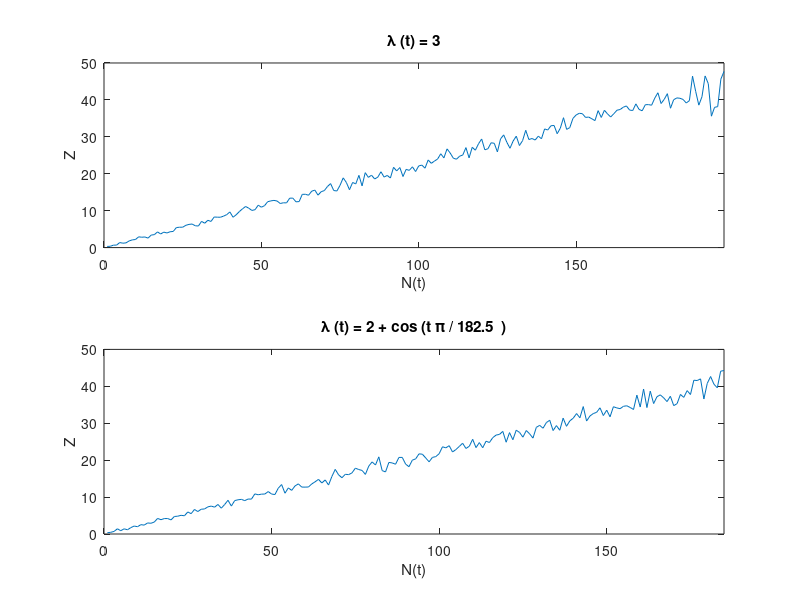

Write MATLAB code to recreate this figure.
function problem1cV2
maxDays = 59;
mu = -2;
sigma = 1;
bMax = 10;
lambda = 2 + cos(pi/182.5*[0:1:maxDays]); %inhomogenous


countingHom = zeros(1,10000);
countingInhom = zeros(1,10000);
ZHom_avg = zeros(1,10000);
ZInhom_avg = zeros(1,10000);
for b = 1:bMax
    %sample from max rate process
    lambdaMax   = max(lambda);
    NtHom       = poissrnd(lambdaMax*maxDays);
    tHom        = sort(maxDays*rand(NtHom,1)); %simulate arrival times
    
    
    %thinning, with requirement rand() < lambda(T_i)/lambdaMax, 0 < rand() < 1
    tInhom  = [];
    count   = 0;
    for i = 1:NtHom
        accRate = (2 + cos(pi/182.5*tHom(i,1)))/lambdaMax;
        if rand < accRate
            count   = count + 1;
            tInhom  = [tInhom tHom(i,1)]; %%choose (poisson-randomly) which events to keep
        end
    end
    NtInhom = count;
    
    ZHom    = zeros(1,NtHom);
    ZInhom  = zeros(1,NtInhom);
    
    for i = 1:NtHom
        for j = 1:i
            ZHom(i)     = ZHom(i)   + lognrnd(mu,sigma);
        end
        ZHom_avg(i) = ZHom_avg(i) + ZHom(i);
        countingHom(i) = countingHom(i)+1;
    end
    
    for i = 1:NtInhom
        for j = 1:i
            ZInhom(i)   = ZInhom(i) + lognrnd(mu,sigma);
        end
        ZInhom_avg(i) = ZInhom_avg(i) + ZInhom(i);
        countingInhom(i) = countingInhom(i) + 1;
    end
    
    
    
end
ZHom_avg      = transpose(nonzeros(ZHom_avg));
ZInhom_avg    = transpose(nonzeros(ZInhom_avg));
countingHom     = transpose(nonzeros(countingHom));
countingInhom   = transpose(nonzeros(countingInhom));

ZHom_avg      = ZHom_avg./countingHom;
ZInhom_avg    = ZInhom_avg./countingInhom;

close all;
figure();

subplot(2,1,1);
plot(1:length(ZHom_avg),ZHom_avg);
title('\lambda (t) = 3');
xlabel('N(t)'); ylabel('Z');
xlim([0 length(ZHom_avg)]);

subplot(2,1,2);
plot(1:length(ZInhom_avg),ZInhom_avg);
title('\lambda (t) = 2 + cos (t \pi / 182.5  )')
xlabel('N(t)'); ylabel('Z');
xlim([0 length(ZInhom_avg)]);

end